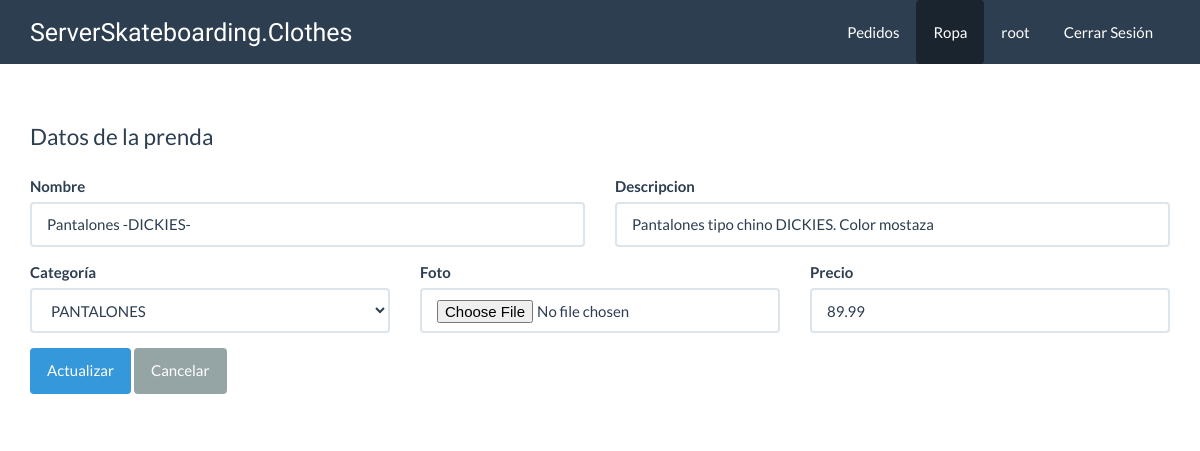
Page /panel/prendas/form_actualizar.php?id=9 (signed in) on the committed database.
### tables this page shows
CREATE TABLE `prendas` (
  `id` int(11) NOT NULL,
  `nombre` varchar(80) NOT NULL,
  `descripcion` varchar(300) NOT NULL,
  `foto` varchar(100) NOT NULL,
  `precio` decimal(10,2) NOT NULL,
  `categoria_id` int(10) NOT NULL,
  `fecha` date NOT NULL,
  `estado` int(11) NOT NULL DEFAULT 1
);

CREATE TABLE `categorias` (
  `id` int(10) NOT NULL,
  `nombre_categoria` varchar(50) NOT NULL
);

### WEB/src/ropa.php (called while the page is built, shortened)
<?php
class Ropa
{
    private $cn = null;
    public function __construct()
    {
        $this->config = parse_ini_file(__DIR__ . '/../config.ini');
        $this->cn = new \PDO($this->config['dns'], $this->config['usuario'], $this->config['clave'], array(
            \PDO::MYSQL_ATTR_INIT_COMMAND => 'SET NAMES utf8'
        ));
    }
    public function mostrarPorId($id)
    {
        $sql = "SELECT * FROM `prendas` WHERE id=:id";
        $resultado = $this->cn->prepare($sql);
        $array = array(
            "id" => $id
        );
        if ($resultado->execute($array)) {
            return $resultado->fetch();
        } else {
            return false;
        }
    }
}

### WEB/src/categoria.php (called while the page is built, shortened)
<?php
class Categoria{
    private $cn = null;
    public function __construct()
    {
        $this->config = parse_ini_file(__DIR__ . '/../config.ini');
        $this->cn = new \PDO($this->config['dns'], $this->config['usuario'], $this->config['clave'], array(
            \PDO::MYSQL_ATTR_INIT_COMMAND => 'SET NAMES utf8'
        ));
    }
    public function mostrar()
    {
        $sql = "SELECT * FROM categorias";
        $resultado = $this->cn->prepare($sql);
        if ($resultado->execute()) {
            return $resultado->fetchAll();
        } else {
            return false;
        }
    }
}
?>

### WEB/panel/prendas/form_actualizar.php (the view, shortened to what this page needs)
<?php
  if(isset($_GET['id'] )  && is_numeric($_GET['id'] )){
    $id = $_GET['id'];
    $ropa = new dwes\Ropa;
    $resultado = $ropa->mostrarPorId($id);
  }else{
    header('Location: index.php');
  }
?>
<!DOCTYPE html>
<html lang="en">
<head>
  <link rel="stylesheet" href="../../assets/css/bootstrap.min.css">
  <link rel="stylesheet" href="../../assets/css/estilos.css">
  <link rel="stylesheet" href="../../assets/css/style.css">
</head>
<body>
  <nav class="navbar navbar-default navbar-fixed-top">
    <div class="container">
      <div class="navbar-header">
        <a class="navbar-brand texto-google" href="../dashboard.php">ServerSkateboarding.Clothes</a>
      </div>
      <div id="navbar" class="navbar-collapse collapse">
        <ul class="nav navbar-nav pull-right">
          <li>
            <a href="../pedidos/index.php" class="btn">Pedidos</a>
          </li>
          <li class="active">
            <a href="index.php" class="btn">Ropa</a>
          </li>
          <li>
            <a href="#" class="btn"><?php print $_SESSION['usuario_info']['nombre_usuario']?></a>
          </li>
          <li>
            <a href="../cerrar_session.php" class="btn">Cerrar Sesión</a>
          </li>
            </ul>
      </div>
    </div>
  </nav>
  <div class="container" id="main" method="../acciones.php" enctype="multipart/form-data">
    <div class="row">
      <div class="col-md-12">
        <fieldset>
          <legend>Datos de la prenda</legend>
          <form class="row" action="../acciones.php" method="post" enctype="multipart/form-data">
            <div class="form-group col-md-6">
              <label>Nombre</label>
              <input value="<?php print $resultado['nombre'] ?>" type="text" class="form-control" name="nombre" placeholder="Nombre de la prenda" required>
            </div>
            <div class="form-group col-md-6">
              <label>Descripcion</label>
              <input value="<?php print $resultado['descripcion'] ?>" type="text" class="form-control" name="descripcion" placeholder="Añade una descripción de la prenda..." required>
            </div>
            <div class="form-group col-md-4">
            <label>Categoría</label>
              <select class=" form-control" name="categoria_id" required>
                <?php
                $categoria = new dwes\categoria;
                $info_categoria = $categoria->mostrar();
                $cantidad = count($info_categoria);
                for ($i = 0; $i < $cantidad; $i++) {
                  $item = $info_categoria[$i];
                ?>
                  <option value="<?php print $item['id'] ?>"
                  <?php  print $resultado['categoria_id'] == $item['id'] ? 'selected' : ' '   ?>
                  ><?php print $item['nombre_categoria'] ?></option>
                <?php
                } ?>
              </select>
            </div>
            <div class="form-group col-md-4">
              <label>Foto</label>
              <input  type="file" class="form-control" name="foto" >
            </div>
            <div class="form-group col-md-4">
              <label>Precio</label>
              <input value="<?php print $resultado['precio'] ?>" type="text" class="form-control" name="precio" placeholder="0.0€" required>
            </div>
            <div class="form-group col-md-12">
              <input type="submit" name="accion" class="btn btn-info" value="Actualizar">
              <a href="index.php" class="btn btn-default">Cancelar</a>
            </div>
          </form>
        </fieldset>
      </div>
    </div>
  </div>
</body>
</html>

### WEB/assets/css/estilos.css (style rules this page uses)
#main { margin-top: 100px; }

### WEB/assets/css/style.css (style rules this page uses)
.texto-google { font-family: 'Unbounded', sans-serif; font-size: 25px; }

### rows in the picture
prendas: nombre "Pantalones -DICKIES-", descripcion "Pantalones tipo chino DICKIES. Color mostaza", categoria_id "PANTALONES", precio "89.99"

### other values in the picture
$_SESSION['usuario_info']['nombre_usuario'] "root"
